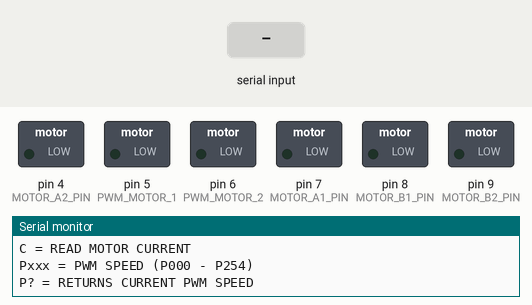
A sketch run on a simulated Arduino Uno, built with avr-gcc and run on an emulated ATmega328P. Shown: switched loads named in the sketch (green lamp = pin HIGH), the last lines printed to the serial monitor. The inputs (shaded band) are chosen by the test bench.

Above: at 1.2 s.
1.3 s: "f90\n" received over Serial
At 2.5 s:
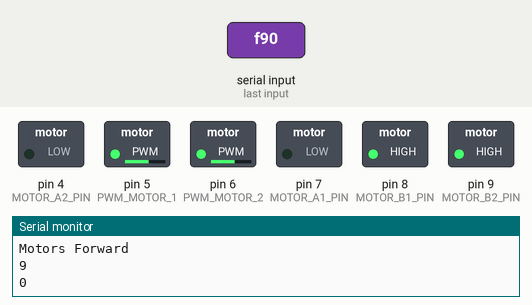
2.8 s: "r90\n" received over Serial
At 3.9 s:
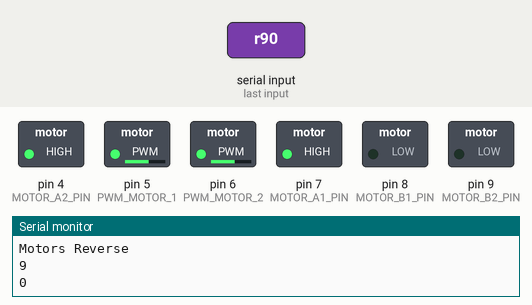
4.3 s: "S" received over Serial
At 5.0 s:
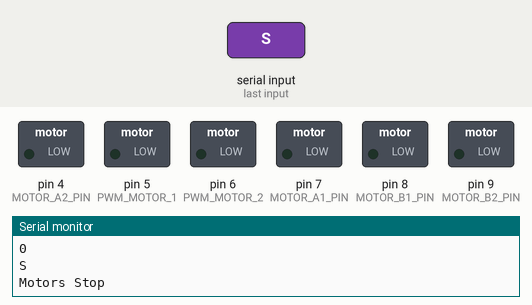
5.8 s: "f" received over Serial
At 6.1 s:
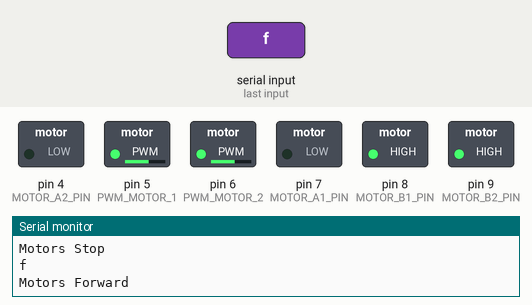
7.3 s: "r" received over Serial
At 8.5 s:
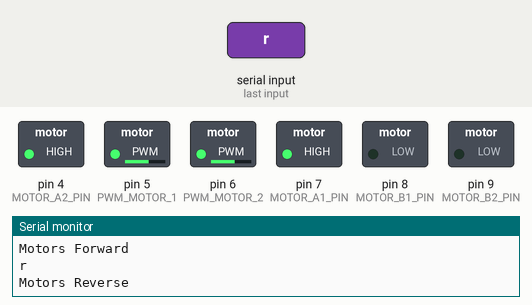
Timing chart, 0 to 9.8 s (numbered marks = the images above; inputs shaded):
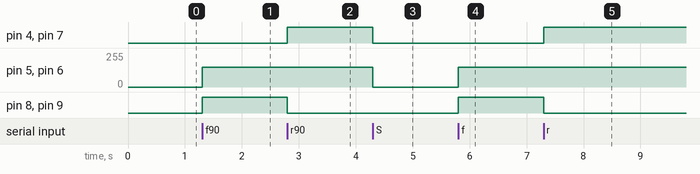

The sketch:

vnh2sp30.ino
```cpp
/*
Exercise Monster Motor Shield
Uses Serial Monitor window to issue commands for controlling the DC motors
connected to the shield
S = Stop
F = Forward
R = Reverse
C = Returns the current reading of the motors
Pxxx (P0 - P255) sets the PWM speed value
P? = Returns the current PWM value
*/
const int MOTOR_1 = 0;
const int MOTOR_2 = 1;
const int BRAKE = 0;
const int CW = 1;
const int CCW = 2;
const int CS_THRESHOLD = 15;
/*
Note:  the pin definitions below are set by the shield pinout. If using
the board as a shield, these pins must remain as specified below.
If wiring the board rather than using as a shield, these can be changed. */
const int MOTOR_A1_PIN = 7; //Motor 1 control inputs
const int MOTOR_A2_PIN = 4;
const int MOTOR_B1_PIN = 8; // Motor 2 control inputs
const int MOTOR_B2_PIN = 9;

const int PWM_MOTOR_1 = 5;
const int PWM_MOTOR_2 = 6;
const int CURRENT_SENSE_1 = A2;
const int CURRENT_SENSE_2 = A3;
const int EN_PIN_1 = A0;
const int EN_PIN_2 = A1;

int motor_Speed = 150;  //default motor speed
int motor_State = BRAKE;
int mot1_current = 0;
int mot2_current = 0;

char readString[4];  // String array to hold PWM value typed in on keyboard
//===============================================================================
//  Initialization
//===============================================================================
void setup() {
  pinMode(MOTOR_A1_PIN, OUTPUT);
  pinMode(MOTOR_B1_PIN, OUTPUT);
  pinMode(MOTOR_A2_PIN, OUTPUT);
  pinMode(MOTOR_B2_PIN, OUTPUT);
  pinMode(PWM_MOTOR_1, OUTPUT);
  pinMode(PWM_MOTOR_2, OUTPUT);
  //pinMode(EN_PIN_1, OUTPUT);      // Uncomment these 4 lines to use the Enable pins
  //pinMode(EN_PIN_2, OUTPUT);      // to enable/disable the device.
                                    // To monitor for fault conditions instead, they
                                    // would be defined as inputs
 // digitalWrite(EN_PIN_1, HIGH);  // Set EN pins high to enable drivers
 // digitalWrite(EN_PIN_2, HIGH);

  Serial.begin(9600);           // Initialize serial monitor
  Serial.println("Enter command:");    // Printout commands
  Serial.println("S = STOP");
  Serial.println("F = FORWARD");
  Serial.println("R = REVERSE");
  Serial.println("C = READ MOTOR CURRENT");
  Serial.println("Pxxx = PWM SPEED (P000 - P254)");
  Serial.println("P? = RETURNS CURRENT PWM SPEED");
}
//===============================================================================
//  Main
//===============================================================================
void loop() {
// Just loop while monitoring the serial port and then jump to DoSerial to
// handle incoming characters and act on them
if (Serial.available()) DoSerial();
}
//===============================================================================
//  Subroutine to handle characters typed via Serial Monitor Window
//===============================================================================
void DoSerial()
{
  int index = 0;
  int pwm_Value = 0;
  int mot1_ADC = 0;
  int mot2_ADC = 0;
  float mot1_voltage = 0.0;
  float mot2_voltage = 0.0;

  char ch = Serial.read();  // Read the character we know we have
  Serial.println(ch);       // Echo character typed to show we got it

  // Use Switch/Case statement to handle the different commands
  switch (ch) {
  case 'f':   // Motor FORWARD command
  case 'F':   // This fall-through case statement accepts upper and lower case
    motor_State = CW;
    Motor_Cmd(MOTOR_1, motor_State, motor_Speed);
    Motor_Cmd(MOTOR_2, motor_State, motor_Speed);
    Serial.println("Motors Forward");
    break;

  case 'r':   // Motor REVERSE command
  case 'R':
    motor_State = CCW;
    Motor_Cmd(MOTOR_1, motor_State, motor_Speed);
    Motor_Cmd(MOTOR_2, motor_State, motor_Speed);
    Serial.println("Motors Reverse");
    break;

   case 's':   // Motor STOP command
   case 'S':
    motor_State = BRAKE;
    Motor_Cmd(MOTOR_1, motor_State, 0);
    Motor_Cmd(MOTOR_2, motor_State, 0);
    Serial.println("Motors Stop");
    break;

   case 'c':   // Motor Current command
   case 'C':
    mot1_ADC = analogRead(CURRENT_SENSE_1);
    mot2_ADC = analogRead(CURRENT_SENSE_2);
    mot1_voltage = mot1_ADC * (5.0 / 1024);
    mot2_voltage = mot2_ADC * (5.0 / 1024);
    Serial.print("Motor 1 Current: ");
    Serial.print (mot1_voltage * 26*100);
    Serial.println (" mA");
    Serial.print("Motor 2 Current: ");
    Serial.print (mot2_voltage * 26*100);
    Serial.println (" mA");
    break;

  case 'p':  // Motor SPEED command
  case 'P':
    // This command is a little trickier.  We are looking for a number from 0-255
    // to follow this command so we can set the PWM speed.  If we see a '?'
    // we will report our current speed setting, otherwise we start collecting chars
    // into the readString array.
    delay(2);  // Give time for more characters to arrive.
    for (int i; i<4; i++) readString[i] = ' ';  // Clear string array
    while (Serial.available())  // Read what we get and put into the string array
    {
      char c = Serial.read();
      readString[index] = c;
      index++;
      delay(2);
    }
    readString[3] = ""; // Append null to end of string array to make it a valid string
    index = 0;            // Reset our index back to the start of the string
    if (readString[index] == '?')   // ? means report our current speed setting and exit.
    {
      Serial.print("Current PWM Setting: ");
      Serial.println(motor_Speed);
      break;
    }
    pwm_Value = atoi(readString);  // Try to convert string into integer
    // We assume a 0 value is because of a non-valid input and ignore the command
    if(pwm_Value!=0) {
      if (pwm_Value > 255) pwm_Value = 255;     // Cap WPM setting at 255
      Serial.println(pwm_Value);        // Echo what we end up with to confirm we got it
      motor_Speed = pwm_Value;
      Motor_Cmd(MOTOR_1, motor_State, motor_Speed);
      Motor_Cmd(MOTOR_2, motor_State, motor_Speed);
    }
    break;

  default:
    break;
  }
}
void Motor_Cmd(int motor, int direct, int pwm)     //Function that writes to the motors
{
  if(motor == MOTOR_1)
  {
    if(direct == CW)    {
      digitalWrite(MOTOR_A1_PIN, LOW);
      digitalWrite(MOTOR_B1_PIN, HIGH);
    }
    else if(direct == CCW)    {
      digitalWrite(MOTOR_A1_PIN, HIGH);
      digitalWrite(MOTOR_B1_PIN, LOW);
    }
    else    {
      digitalWrite(MOTOR_A1_PIN, LOW);
      digitalWrite(MOTOR_B1_PIN, LOW);
    }
    analogWrite(PWM_MOTOR_1, pwm);
  }
  else if(motor == MOTOR_2)
  {
    if(direct == CW)    {
      digitalWrite(MOTOR_A2_PIN, LOW);
      digitalWrite(MOTOR_B2_PIN, HIGH);
    }
    else if(direct == CCW)    {
      digitalWrite(MOTOR_A2_PIN, HIGH);
      digitalWrite(MOTOR_B2_PIN, LOW);
    }
    else    {
      digitalWrite(MOTOR_A2_PIN, LOW);
      digitalWrite(MOTOR_B2_PIN, LOW);
    }
    analogWrite(PWM_MOTOR_2, pwm);
  }
}
```

Measured:
- after the input at 1.3 s, pin 5 (PWM_MOTOR_1), pin 6 (PWM_MOTOR_2): 0/255 → 150/255 at once; pin 8 (MOTOR_B1_PIN), pin 9 (MOTOR_B2_PIN): LOW → HIGH at once
- after the input at 2.8 s, pin 4 (MOTOR_A2_PIN), pin 7 (MOTOR_A1_PIN): LOW → HIGH at once; pin 8 (MOTOR_B1_PIN), pin 9 (MOTOR_B2_PIN): HIGH → LOW at once
- after the input at 4.3 s, pin 4 (MOTOR_A2_PIN), pin 7 (MOTOR_A1_PIN): HIGH → LOW at once; pin 5 (PWM_MOTOR_1), pin 6 (PWM_MOTOR_2): 150/255 → 0/255 at once
- after the input at 5.8 s, pin 5 (PWM_MOTOR_1), pin 6 (PWM_MOTOR_2): 0/255 → 150/255 at once; pin 8 (MOTOR_B1_PIN), pin 9 (MOTOR_B2_PIN): LOW → HIGH at once
- after the input at 7.3 s, pin 4 (MOTOR_A2_PIN), pin 7 (MOTOR_A1_PIN): LOW → HIGH at once; pin 8 (MOTOR_B1_PIN), pin 9 (MOTOR_B2_PIN): HIGH → LOW at once
